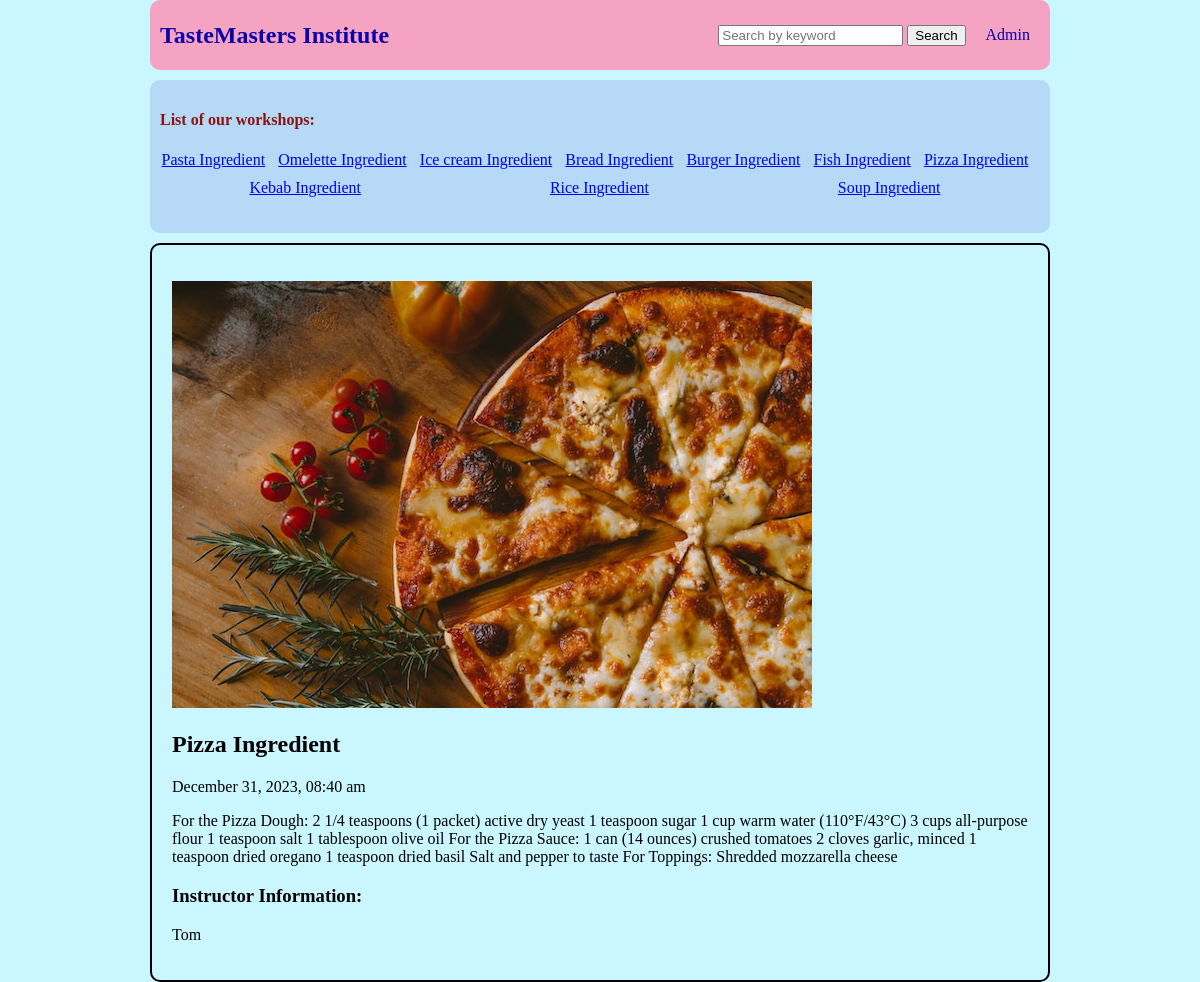
The app's page /pages.php?id=40 with its own data.
### tables this page shows
CREATE TABLE `mypages` (
  `id` int(11) NOT NULL,
  `title` varchar(50) NOT NULL,
  `content` text NOT NULL,
  `timee` timestamp NOT NULL DEFAULT current_timestamp() ON UPDATE current_timestamp(),
  `name` varchar(50) NOT NULL,
  `image_filename` varchar(100) NOT NULL,
  `new_image_path` varchar(100) NOT NULL
);

### pages.php (the view, shortened to what this page needs)
<?php
require('connect.php');
$query = "SELECT *
            FROM mypages ORDER BY timee DESC";
$statement=$db->prepare($query);
$statement->execute();
$pages=$statement->fetchAll();
if (isset($_GET['id'])) {
    $id = filter_input(INPUT_GET, 'id', FILTER_SANITIZE_NUMBER_INT);
    $query = "SELECT * FROM mypages WHERE id = :id";
    $statement = $db->prepare($query);
    $statement->bindValue(':id', $id, PDO::PARAM_INT);
    $statement->execute();
    $p = $statement->fetch();
} else {
    $id = false;
}
?>
<!DOCTYPE html>
<html lang="en">
<head>
    <link rel="stylesheet" href="main.css">
</head>
<body>
<nav class="navbar1">
        <ul>
            <li id="firstitem">
                <a href="index.php">TasteMasters Institute</a>
            </li>
            <li id="seconditem">
                <form action="search.php" method="GET" class="searchbox">
                    <input id="searchinput" type="text" name="keyword" placeholder="Search by keyword">
                    <button id="searchbutton" type="submit">Search</button>
                </form>
            </li>
            <li id="thirditem"><a href="admin.php">Admin</a></li>
        </ul>
    </nav>
    <nav class="navbar2">
    <h4>List of our workshops:</h4>
        <ul>
            <?php foreach($pages as $page):?>
            <li>
                <a href="pages.php?id=<?=$page['id']?>"> <?= $page['title'] ?></a>
            </li>
            <?php endforeach?>
        </ul>
    </nav>
    <main>
        <div class="main">
            <ul>
                <?php if ($id): ?>
                <?php if (!empty($p['image_filename'])): ?>
                <img src="<?= $p['new_image_path'] ?>" alt="Uploaded Image">
                <?php endif ?>
                <h2><?= $p['title'] ?></h2>
                <p class="edit"><?= date("F d, Y, h:i a", strtotime($p['timee'])) ?> </p>
                <p><?= $p['content'] ?></p>
                <h3>Instructor Information:</h3>
                <p><?= $p['name'] ?></p>
                <?php endif ?>
            </ul>
        </div>
    </main>
</body>
</html>

### main.css (style rules this page uses)
body { width: 75%; margin: 0 auto; padding: 0px; background-color: rgb(202, 246, 255); }
.main, .comment { border: 2px black solid; padding: 20px; border-radius: 10px; }
ul { list-style: none; padding-left: 0%; }
h4 { color: #8c1410; }
.navbar1 { background-color: rgb(245, 163, 194); margin: 0 auto; width: 100%; border-radius: 10px; display: flex; height: 70px; }
.navbar1 ul { align-items: center; list-style: none; width: 100%; }
.navbar1 a { color: rgb(11, 0, 167); text-decoration: none; }
#firstitem { padding-left: 10px; flex: 3; font-family: 'Times New Roman', Times, serif; font-weight:900; font-size: x-large; }
#seconditem,#thirditem { padding-right: 20px; }
#seconditem { align-content: center; }
.navbar2 { background-color: #b5d9f7; padding: 10px; margin: 10px 0; border-radius: 10px; }
.navbar2 ul,.navbar1 ul { display: flex; flex-wrap: wrap; justify-content:space-around; }
.navbar2 ul li { margin: 0; margin-right: 10px; margin-bottom: 10px; }

### records on screen
mypages: title "Pasta Ingredient"
mypages: title "Omelette Ingredient"
mypages: title "Ice cream Ingredient"
mypages: title "Bread Ingredient"
mypages: title "Burger Ingredient"
mypages: title "Fish Ingredient"
mypages: title "Pizza Ingredient", timee "December 31, 2023, 08:40 am", content "For the Pizza Dough: 2 1/4 teaspoons (1 packet) active dry yeast 1 teaspoon sugar 1 cup warm water (110°F/43°C) 3 cups all-purpose flour 1 teaspoon salt 1 tablespoon olive oil For the Pizza Sauce: 1 can (14 ounces) crushed tomatoes 2 cloves garlic, minced 1 teaspoon dried oregano 1 teaspoon dried basil Salt and pepper to taste For Toppings: Shredded mozzarella cheese", name "Tom"
mypages: title "Kebab Ingredient"
mypages: title "Rice Ingredient"
mypages: title "Soup Ingredient"
